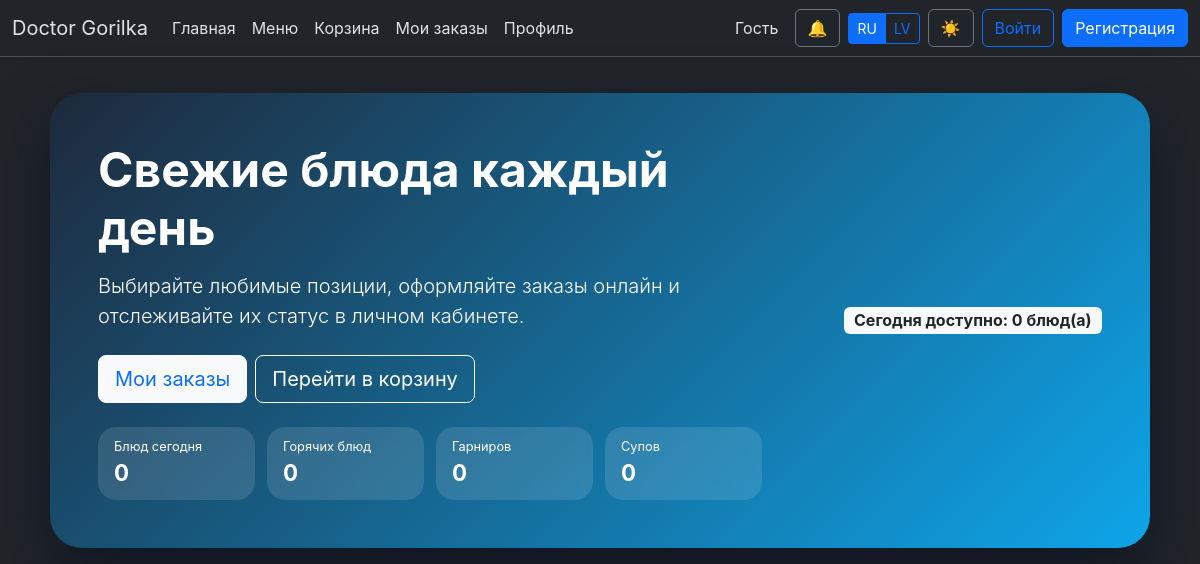
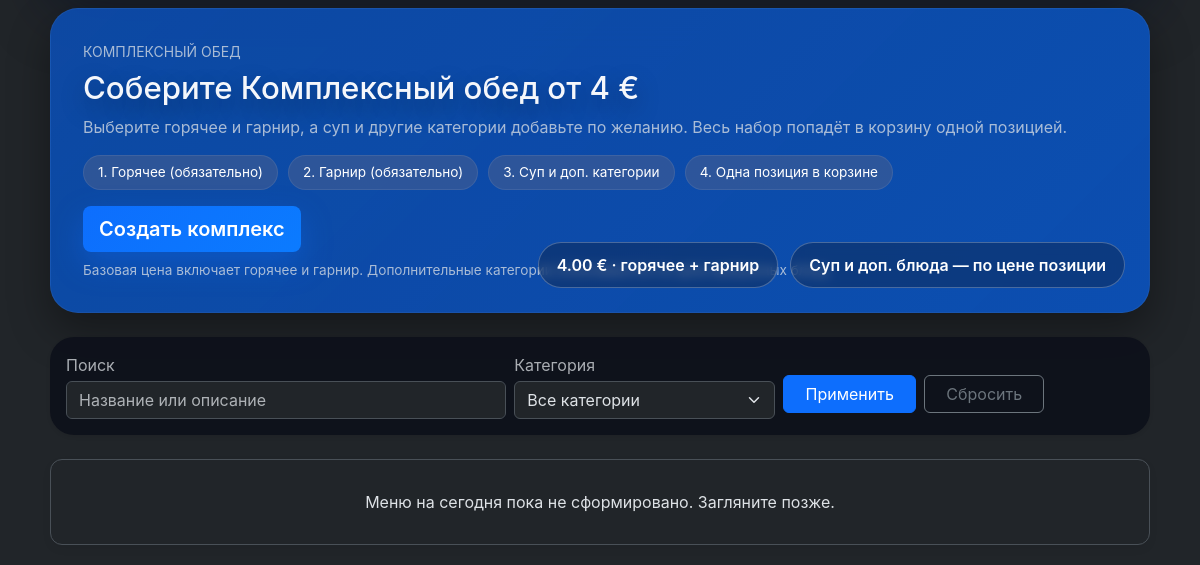
Before: /menu with the older database file (2 pictures, top to bottom).
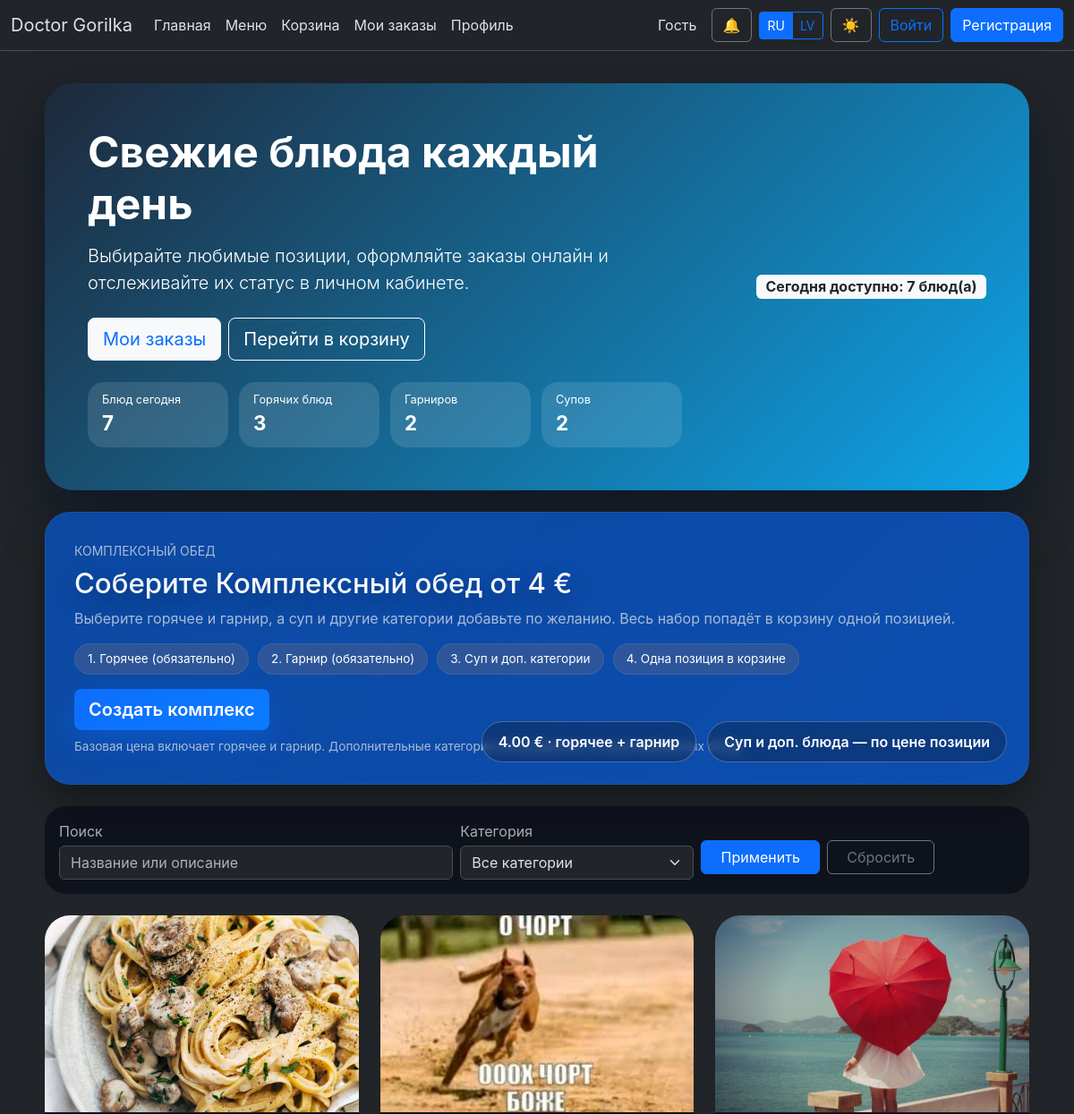
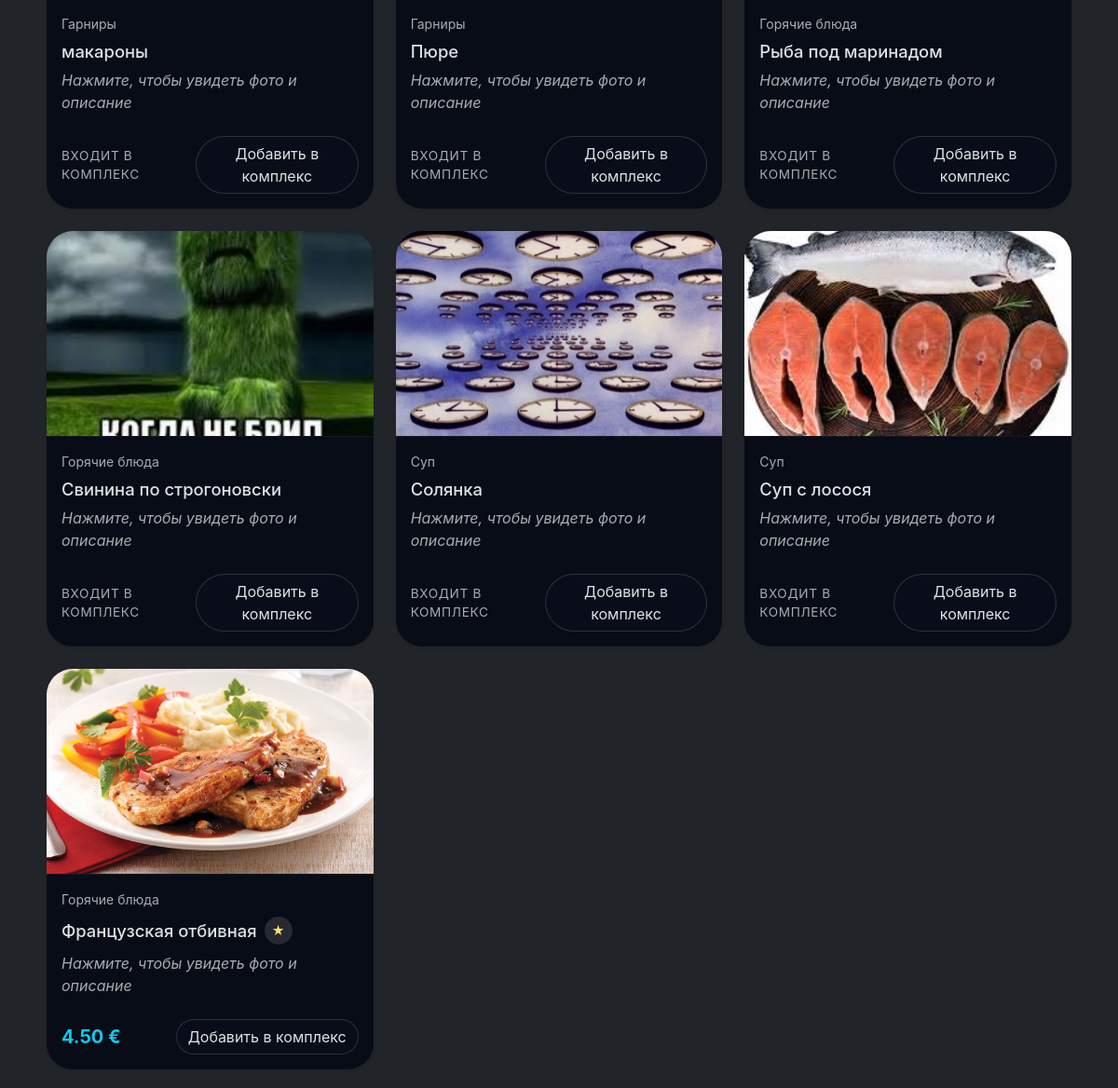
After: the same page with the newer database file (2 pictures, top to bottom).
### tables this page shows
CREATE TABLE menu (
    id INTEGER PRIMARY KEY AUTOINCREMENT,
    title TEXT NOT NULL,
    description TEXT,
    price REAL NOT NULL,
    image_url TEXT,
    category TEXT
, image_gallery TEXT, ingredients TEXT, is_today INTEGER DEFAULT 0, use_manual_price INTEGER DEFAULT 0, name_original TEXT, name_ru TEXT, name_lv TEXT, description_original TEXT, description_ru TEXT, description_lv TEXT, category_original TEXT, category_ru TEXT, category_lv TEXT, ingredients_original TEXT, ingredients_ru TEXT, ingredients_lv TEXT, category_role TEXT DEFAULT 'main', category_key TEXT);

### resources/views/menu.php (the view, shortened to what the rows shown need)
<?php
$comboOptions = $comboOptions ?? ['categories' => [], 'roles' => [], 'counts' => []];
$comboRoles = $comboOptions['roles'] ?? [];
$locale = currentLocale();
$localizedFieldMap = [
    'ru' => ['name' => 'nameRu', 'description' => 'descriptionRu', 'category' => 'categoryRu'],
    'lv' => ['name' => 'nameLv', 'description' => 'descriptionLv', 'category' => 'categoryLv'],
];
$activeLocalizedFields = $localizedFieldMap[$locale] ?? ['name' => 'nameOriginal', 'description' => 'descriptionOriginal', 'category' => 'categoryOriginal'];
?>
<div class="page-container menu-page">
<div class="hero-card mb-4">
    <div class="row g-3 align-items-center">
        <div class="col-md-8">
            <h1 class="display-5 fw-bold"><?= htmlspecialchars(translate('menu.hero.title')) ?></h1>
        </div>
    </div>
</div>
<div class="combo-hero mb-4">
    <div class="combo-hero__content">
        <h2 class="mb-2"><?= htmlspecialchars(translate('menu.combo.title')) ?></h2>
    </div>
</div>
<?php if (empty($menuItems)): ?>
    <div class="empty-state">
        <?php if ($search !== '' || $selectedCategory !== ''): ?>
            <?= htmlspecialchars(translate('menu.empty.filtered')) ?>
        <?php else: ?>
            <?= htmlspecialchars(translate('menu.empty.default')) ?>
        <?php endif; ?>
    </div>
<?php else: ?>
    <div class="row row-cols-1 row-cols-sm-2 row-cols-lg-3 g-4">
        <?php foreach ($menuItems as $item): ?>
            <?php $gallery = $item->galleryImages(); $isUnique = $item->isUnique(); ?>
            <?php
                $nameField = $activeLocalizedFields['name'];
                $descriptionField = $activeLocalizedFields['description'];
                $categoryField = $activeLocalizedFields['category'];
                $localizedName = $item->$nameField ?? $item->nameOriginal ?? $item->title;
                $localizedDescription = $item->$descriptionField ?? $item->descriptionOriginal ?? $item->description ?? translate('common.no_description');
                $localizedCategory = $item->$categoryField ?? $item->categoryOriginal ?? translate('menu.card.no_category');
                $localizedIngredients = $item->ingredients ?? $item->ingredientsOriginal ?? '';
                $roleKey = $comboRoles[$item->id] ?? null;
            ?>
            <div class="col">
                <div class="card h-100 border-0 shadow-sm menu-card" data-item='<?= json_encode([
                    'id' => $item->id,
                    'title' => $localizedName,
                    'description' => $localizedDescription ?? '',
                    'ingredients' => $localizedIngredients,
                    'category' => $localizedCategory,
                    'price' => number_format($item->price, 2, '.', ' '),
                    'raw_price' => (float)$item->price,
                    'is_unique' => $isUnique,
                    'gallery' => $gallery,
                ], JSON_HEX_APOS | JSON_HEX_QUOT) ?>' data-combo-role="<?= htmlspecialchars($roleKey ?? '') ?>">
                <?php if (!empty($gallery[0])): ?>
                    <img src="/assets/images/<?= $gallery[0] ?>" class="card-img-top" alt="<?= htmlspecialchars($localizedName) ?>">
                <?php else: ?>
                    <img src="https://via.placeholder.com/400x220?text=<?= urlencode(translate('common.no_photo')) ?>" class="card-img-top" alt="<?= htmlspecialchars(translate('common.no_photo')) ?>">
                <?php endif; ?>
                    <div class="card-body d-flex flex-column">
                        <div class="small text-muted mb-2"><?= htmlspecialchars($localizedCategory) ?></div>
                        <h5 class="card-title d-flex align-items-center gap-2">
                            <?= htmlspecialchars($localizedName) ?>
                            <?php if ($isUnique): ?>
                                <span class="unique-chip" title="<?= htmlspecialchars(translate('menu.card.unique_badge')) ?>">★</span>
                            <?php endif; ?>
                        </h5>
                        <p class="card-text flex-grow-1 text-muted fst-italic"><?= htmlspecialchars(translate('menu.card.click_hint')) ?></p>
                        <div class="d-flex justify-content-between align-items-center mt-2">
                            <?php if ($isUnique): ?>
                                <span class="fs-5 fw-bold text-info menu-price"><?= number_format($item->price, 2, '.', ' ') ?> €</span>
                            <?php else: ?>
                                <span class="menu-price menu-price--placeholder text-muted"><?= htmlspecialchars(translate('menu.card.price_included')) ?></span>
                            <?php endif; ?>
                            <?php if ($roleKey): ?>
                                <button type="button" class="btn btn-outline-light combo-select-btn" data-id="<?= $item->id ?>" data-default-text="<?= htmlspecialchars(translate('menu.card.button_default')) ?>" data-combo-role="<?= htmlspecialchars($roleKey) ?>" onclick="event.stopPropagation();"><?= htmlspecialchars(translate('menu.card.button_default')) ?></button>
                            <?php endif; ?>
                        </div>
                    </div>
                </div>
            </div>
        <?php endforeach; ?>
    </div>
<?php endif; ?>
</div>

Changed rows visible on the page:
added menu: shows a picture, localizedCategory "Гарниры", localizedName "макароны"
added menu: shows a picture, localizedCategory "Гарниры", localizedName "Пюре"
added menu: shows a picture, localizedCategory "Горячие блюда", localizedName "Рыба под маринадом"
added menu: shows a picture, localizedCategory "Горячие блюда", localizedName "Свинина по строгоновски"
added menu: shows a picture, localizedCategory "Суп", localizedName "Солянка"
added menu: shows a picture, localizedCategory "Суп", localizedName "Суп с лосося"
added menu: shows a picture, localizedCategory "Горячие блюда", localizedName "Французская отбивная", price "4.50"
Other visible differences:
count($menuItems): "0" → "7"
$comboMainCount: "0" → "3"
$comboGarnishCount: "0" → "2"
$comboSoupCount: "0" → "2"
translate('menu.hero.available_badge', ['count' => count($menuItems)]): "Сегодня доступно: 0 блюд(а)" → "Сегодня доступно: 7 блюд(а)"
translate('menu.empty.default'): "Меню на сегодня пока не сформировано. Загляните позже." → (not shown)
